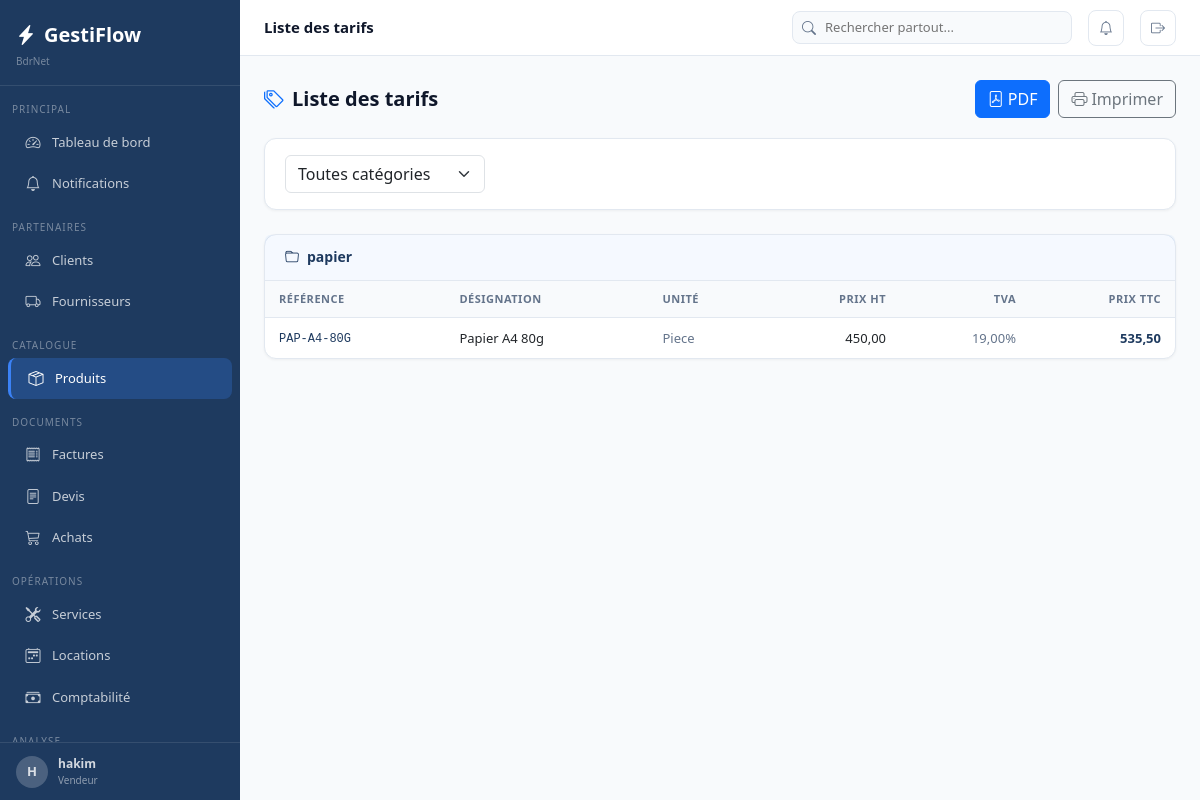
The app's page /produits/tarif/ (signed in) with its own data.
### apps/core/models.py (models this page shows, shortened)
class Parametre(models.Model):
    cle         = models.CharField(max_length=100, unique=True)
    valeur      = models.TextField(blank=True)
    description = models.CharField(max_length=200, blank=True)
    class Meta:
        verbose_name        = "Parametre"
        verbose_name_plural = "Parametres"
    @classmethod
    def get(cls, cle, defaut=''):
        try:
            return cls.objects.get(cle=cle).valeur
        except cls.DoesNotExist:
            return defaut

### apps/authentication/models.py (models this page shows, shortened)
class Utilisateur(AbstractUser):
    class Role(models.TextChoices):
        ADMIN       = 'admin',       'Administrateur'
        MANAGER     = 'manager',     'Manager'
        VENDEUR     = 'vendeur',     'Vendeur'
        TECHNICIEN  = 'technicien',  'Technicien'
        COMPTABLE   = 'comptable',   'Comptable'
        CAISSIER    = 'caissier',    'Caissier'
    role            = models.CharField(max_length=20, choices=Role.choices, default=Role.VENDEUR)
    telephone       = models.CharField(max_length=20, blank=True)
    actif           = models.BooleanField(default=True)
    derniere_activite = models.DateTimeField(null=True, blank=True)
    photo           = models.ImageField(upload_to='utilisateurs/', null=True, blank=True)
    class Meta:
        verbose_name        = "Utilisateur"
        verbose_name_plural = "Utilisateurs"
    @property
    def est_admin(self):
        return self.role == self.Role.ADMIN or self.is_superuser

### apps/produits/models.py (models this page shows, shortened)
class Categorie(TimestampedModel):
    nom     = models.CharField(max_length=100, unique=True)
    icone   = models.CharField(max_length=50, blank=True, default='bi-tag')
    couleur = models.CharField(max_length=7,  blank=True, default='#3b82f6')
    class Meta:
        verbose_name        = "Categorie"
        verbose_name_plural = "Categories"
        ordering            = ['nom']

class Produit(TimestampedModel, SoftDeleteModel):
    class Unite(models.TextChoices):
        PIECE   = 'pce',    'Piece'
        KG      = 'kg',     'Kilogramme'
        LITRE   = 'l',      'Litre'
        METRE   = 'm',      'Metre'
        BOITE   = 'boite',  'Boite'
        CARTON  = 'carton', 'Carton'
        FORFAIT = 'forfait','Forfait'
    reference       = models.CharField(max_length=50, unique=True, blank=True)
    nom             = models.CharField(max_length=200)
    description     = models.TextField(blank=True)
    categorie       = models.ForeignKey(Categorie, on_delete=models.SET_NULL, null=True, blank=True, related_name='produits')
    fournisseur     = models.ForeignKey('fournisseurs.Fournisseur', on_delete=models.SET_NULL, null=True, blank=True, related_name='produits')
    code_barre      = models.CharField(max_length=50, blank=True)
    image           = models.ImageField(upload_to='produits/', null=True, blank=True)
    prix_achat      = models.DecimalField(max_digits=12, decimal_places=2, default=0)
    prix_vente      = models.DecimalField(max_digits=12, decimal_places=2, default=0)
    prix_location   = models.DecimalField(max_digits=12, decimal_places=2, default=0)
    tva             = models.DecimalField(max_digits=5,  decimal_places=2, default=19)
    unite           = models.CharField(max_length=10, choices=Unite.choices, default=Unite.PIECE)
    quantite_stock  = models.DecimalField(max_digits=12, decimal_places=2, default=0)
    seuil_alerte    = models.DecimalField(max_digits=12, decimal_places=2, default=5)
    actif           = models.BooleanField(default=True)
    peut_vendre     = models.BooleanField(default=True)
    peut_louer      = models.BooleanField(default=False)
    class Meta:
        verbose_name        = "Produit"
        verbose_name_plural = "Produits"
        ordering            = ['nom']
    @property
    def prix_vente_ttc(self):
        return self.prix_vente * (1 + self.tva / Decimal('100'))

### apps/produits/views.py (the view)
# urls.py: path('tarif/',                  views.tarif_preview,   name='tarif_preview'),
@login_required
def tarif_preview(request):
    cat_id = request.GET.get('categorie','')
    qs     = Produit.objects.filter(actif=True, supprime=False, peut_vendre=True).select_related('categorie').order_by('categorie__nom','nom')
    if cat_id: qs = qs.filter(categorie_id=cat_id)
    return render(request, 'produits/tarif_preview.html', {'produits': qs, 'categories': Categorie.objects.all().order_by('nom'), 'categorie_id': cat_id})

### templates/produits/tarif_preview.html (shortened to what this page needs)
{% extends 'base.html' %}
{% load humanize %}
{% block topbar_title %}Liste des tarifs{% endblock %}
{% block content %}
<div class="page-header">
  <h1 class="page-title"><i class="bi bi-tags me-2 text-primary"></i>Liste des tarifs</h1>
  <div class="d-flex gap-2">
    <a href="{% url 'produits:tarif_pdf' %}{% if categorie_id %}?categorie={{ categorie_id }}{% endif %}" class="btn btn-primary" target="_blank"><i class="bi bi-file-pdf me-1"></i>PDF</a>
    <button onclick="window.print()" class="btn btn-outline-secondary no-print"><i class="bi bi-printer me-1"></i>Imprimer</button>
  </div>
</div>
<div class="card mb-4 no-print"><div class="card-body py-3">
  <form method="get" class="d-flex gap-2">
    <select name="categorie" class="form-select" style="max-width:200px;" onchange="this.form.submit()">
      <option value="">Toutes catégories</option>
    </select>
  </form>
</div></div>
{% regroup produits by categorie as by_cat %}
{% for cg in by_cat %}
<div class="card mb-3">
  <div class="card-header" style="background:rgba(59,130,246,.05);"><h6 class="card-title" style="color:var(--primary);"><i class="bi bi-folder me-2"></i>{{ cg.grouper.nom|default:"Autres" }}</h6></div>
  <div style="overflow-x:auto;"><table class="table-modern">
    <thead><tr><th>Référence</th><th>Désignation</th><th>Unité</th><th class="text-end">Prix HT</th><th class="text-end">TVA</th><th class="text-end">Prix TTC</th></tr></thead>
    <tbody>{% for p in cg.list %}<tr>
      <td><code style="font-size:12px;color:var(--primary);">{{ p.reference }}</code></td>
      <td style="font-weight:500;">{{ p.nom }}</td>
      <td style="color:var(--text-secondary);">{{ p.get_unite_display }}</td>
      <td class="text-end">{{ p.prix_vente|floatformat:2|intcomma }}</td>
      <td class="text-end" style="color:var(--text-secondary);">{{ p.tva }}%</td>
      <td class="text-end" style="font-weight:700;color:var(--primary);">{{ p.prix_vente_ttc|floatformat:2|intcomma }}</td>
    </tr>{% endfor %}</tbody>
  </table></div>
</div>
{% endfor %}
{% endblock %}

### templates/base.html (shortened to what this page needs)
<!DOCTYPE html>
<html lang="fr">
<head>
<link rel="stylesheet" href="https://cdn.jsdelivr.net/npm/bootstrap@5.3.3/dist/css/bootstrap.min.css">
<link rel="stylesheet" href="https://cdn.jsdelivr.net/npm/bootstrap-icons@1.11.3/font/bootstrap-icons.min.css">
</head>
<body>
{% if user.is_authenticated %}
<nav class="sidebar">
  <div class="sidebar-nav">
    <div class="sidebar-logo">
      <a class="sidebar-logo-text" href="{% url 'dashboard:index' %}"><i class="bi bi-lightning-charge-fill me-2"></i>GestiFlow</a>
      <div style="font-size:10px;color:rgba(255,255,255,.4);margin-top:4px;">{{ ENTREPRISE.NOM_ENTREPRISE }}</div>
    </div>
    <div class="sidebar-section">Principal</div>
    <a href="{% url 'dashboard:index' %}" class="sidebar-item {% if request.resolver_match.app_name == 'dashboard' %}active{% endif %}"><i class="bi bi-speedometer2"></i><span>Tableau de bord</span></a>
    <a href="{% url 'core:notifications' %}" class="sidebar-item"><i class="bi bi-bell" ></i><span>Notifications</span></a>
    <div class="sidebar-section">Partenaires</div>
    <a href="{% url 'clients:liste' %}" class="sidebar-item {% if request.resolver_match.app_name == 'clients' %}active{% endif %}"><i class="bi bi-people"></i><span>Clients</span></a>
    <a href="{% url 'fournisseurs:liste' %}" class="sidebar-item {% if request.resolver_match.app_name == 'fournisseurs' %}active{% endif %}"><i class="bi bi-truck"></i><span>Fournisseurs</span></a>
    <div class="sidebar-section">Catalogue</div>
    <a href="{% url 'produits:liste' %}" class="sidebar-item {% if request.resolver_match.app_name == 'produits' %}active{% endif %}"><i class="bi bi-box-seam"></i><span>Produits</span></a>
    <div class="sidebar-section">Documents</div>
    <a href="{% url 'ventes:liste' %}" class="sidebar-item {% if request.resolver_match.app_name == 'ventes' %}active{% endif %}"><i class="bi bi-receipt"></i><span>Factures</span></a>
    <a href="{% url 'devis:liste' %}" class="sidebar-item {% if request.resolver_match.app_name == 'devis' %}active{% endif %}"><i class="bi bi-file-text"></i><span>Devis</span></a>
    <a href="{% url 'achats:liste' %}" class="sidebar-item {% if request.resolver_match.app_name == 'achats' %}active{% endif %}"><i class="bi bi-cart3"></i><span>Achats</span></a>
    <div class="sidebar-section">Opérations</div>
    <a href="{% url 'services:liste' %}" class="sidebar-item {% if request.resolver_match.app_name == 'services' %}active{% endif %}"><i class="bi bi-tools"></i><span>Services</span></a>
    <a href="{% url 'locations:liste' %}" class="sidebar-item {% if request.resolver_match.app_name == 'locations' %}active{% endif %}"><i class="bi bi-calendar2-week"></i><span>Locations</span></a>
    <a href="{% url 'comptabilite:historique' %}" class="sidebar-item {% if request.resolver_match.app_name == 'comptabilite' %}active{% endif %}"><i class="bi bi-cash-stack"></i><span>Comptabilité</span></a>
    <div class="sidebar-section">Analyse</div>
  </div>
  <div class="sidebar-footer">
    <a href="{% url 'auth:profil' %}" style="display:flex;align-items:center;gap:10px;text-decoration:none;color:rgba(255,255,255,.8);">
      <div style="width:32px;height:32px;border-radius:50%;background:rgba(255,255,255,.2);display:flex;align-items:center;justify-content:center;font-size:13px;font-weight:700;">{{ user.first_name.0|default:user.username.0|upper }}</div>
      <div><div style="font-size:12px;font-weight:600;">{{ user.get_full_name|default:user.username }}</div><div style="font-size:10px;color:rgba(255,255,255,.5);">{{ user.get_role_display }}</div></div>
    </a>
  </div>
</nav>
<div class="main-content">
<div class="topbar">
  <div class="topbar-title">{% block topbar_title %}{% endblock %}</div>
    <div class="topbar-search" style="position:relative;">
      <i class="bi bi-search"></i>
      <input type="text" id="globalSearch" placeholder="Rechercher partout..." autocomplete="off">
    </div>
    <a href="{% url 'core:notifications' %}" class="topbar-btn" title="Notifications">
      <i class="bi bi-bell{% if notifications_count %}-fill{% endif %}" {% if notifications_count %}style="color:#f59e0b"{% endif %}></i>
    </a>
    <a href="{% url 'auth:deconnexion' %}" class="topbar-btn" title="Déconnexion"><i class="bi bi-box-arrow-right"></i></a>
  </div>
  <div class="content-area">
    {% block content %}{% endblock %}
  </div>
</div>
{% endif %}
</body>
</html>

### records on screen
Parametre: NOM_ENTREPRISE "BdrNet"
Utilisateur: first_name.0 "H", get_full_name "hakim", role "Vendeur"
Categorie: grouper.nom "papier"
Produit: reference "PAP-A4-80G", nom "Papier A4 80g", unite "Piece", prix_vente "450,00", tva "19,00", prix_vente_ttc "535,50"
